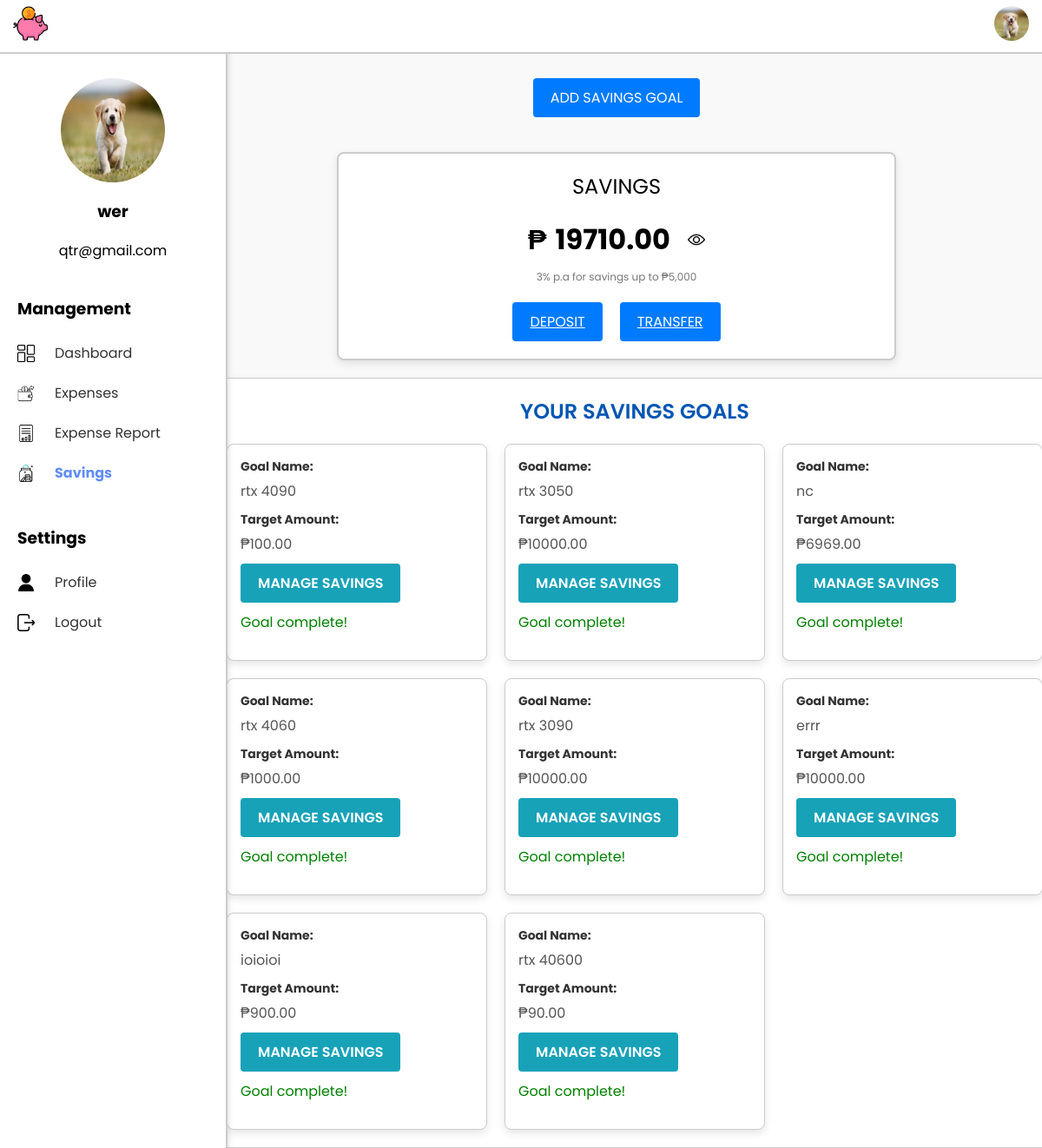
The app's page /ExpenseSystem/savings/ (signed in), older data.
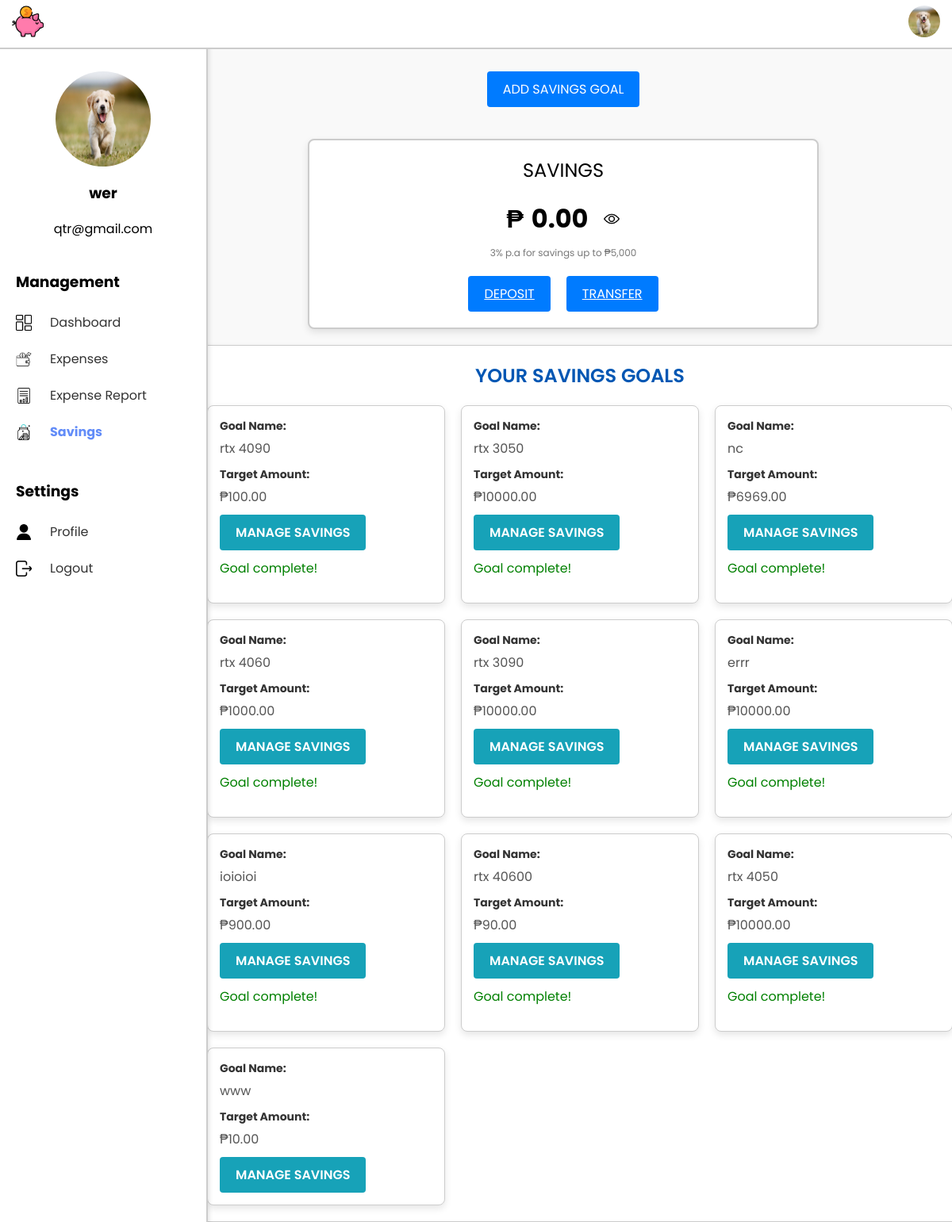
The same page, newer data.
### ExpenseSystem/models.py (models this page shows, shortened)
class Savings(models.Model):
    user = models.OneToOneField(User, on_delete=models.CASCADE)
    total_income = models.FloatField(default=0.00)
    total_expense = models.FloatField(default=0.00)
    current_savings = models.FloatField(default=0.00)

class SavingsGoal(models.Model):
    user = models.ForeignKey(User, on_delete=models.CASCADE)
    name = models.CharField(max_length=200)
    target_amount = models.DecimalField(max_digits=10, decimal_places=2)
    current_amount = models.DecimalField(max_digits=10, decimal_places=2, default=0.00)
    completed = models.BooleanField(default=False)
    description = models.TextField(blank=True, null=True)

### ExpenseSystem/views.py (the view)
# urls.py: path('savings/', views.savings_dashboard, name='savings_dashboard'),
@login_required
def savings_dashboard(request):
    savings, created = Savings.objects.get_or_create(
        user=request.user,
        defaults={'total_income': 0.0, 'total_expense': 0.0, 'current_savings': 0.0}
    )
    savings_goals = SavingsGoal.objects.filter(user=request.user)
    return render(request, 'savings.html', {'savings': savings, 'savings_goals': savings_goals})

### ExpenseSystem/templates/savings.html (shortened to what this page needs)
<!DOCTYPE html>
<html lang="en">
<head>
    {% load static %}
    <link rel="stylesheet" href="{% static 'savings.css' %}">
</head>
<body>
    {% include 'navbar.html' %}
    {% include 'sidebar.html' %}
    <div class="main-content">
        <div class="add-goal-container">
            <a href="{% url 'add_savings_goal' %}" class="button add-goal-button">Add Savings Goal</a>
        </div>
        <div class="savings-container">
            <div class="savings-header">SAVINGS</div>
            <div class="savings-balance" role="region" aria-labelledby="balance">
                <span>₱</span>
                <span id="balance">{{ savings.current_savings|floatformat:2 }}</span>
                <img id="eye-icon" src="{% static 'openeye.png' %}" onclick="toggleBalance()" alt="Toggle visibility" style="cursor: pointer; width: 20px; margin-left: 10px;">
            </div>
            <div class="savings-info">3% p.a for savings up to ₱5,000</div>
            <div class="button-container">
                <a href="{% url 'deposit_savings' %}" class="button">Deposit</a>
                <a href="{% url 'transfer_savings' %}" class="button">Transfer</a>
            </div>
        </div>
        {% block content %}
        <div class="goals-container">
            <div class="goals-header-container">
                <h3 class="goals-header">Your Savings Goals</h3>
            </div>
            {% if savings_goals %}
                <div class="goals-grid">
                    {% for goal in savings_goals %}
                        <div class="goal-box">
                            <div class="goal-item">
                                <div class="goal-header">Goal Name:</div>
                                <div class="goal-name">{{ goal.name }}</div>
                                <div class="goal-header">Target Amount:</div>
                                <div class="goal-target-amount">₱{{ goal.target_amount|floatformat:2 }}</div>
                                <div class="goal-actions">
                                    <a href="{% url 'edit_savings_goal' goal.id %}" class="button manage-button">Manage Savings</a>
                                    {% if goal.completed %}
                                        <p class="goal-complete-message" style="color: green; margin-top: 10px;">Goal complete!</p>
                                    {% endif %}
                                </div>
                            </div>
                        </div>
                    {% endfor %}
                </div>
            {% else %}
                <p class="no-goals-message">You don't have any savings goals yet. Start by adding one!</p>
            {% endif %}
        </div>
        {% endblock %}
    </div>
</body>
</html>

Row changes from the older to the newer data that the page shows:
changed Savings: current_savings "19710.00" → "0.00"
added SavingsGoal: name "rtx 4050", target_amount "10000.00", completed "Goal complete!"
added SavingsGoal: name "www", target_amount "10.00"
